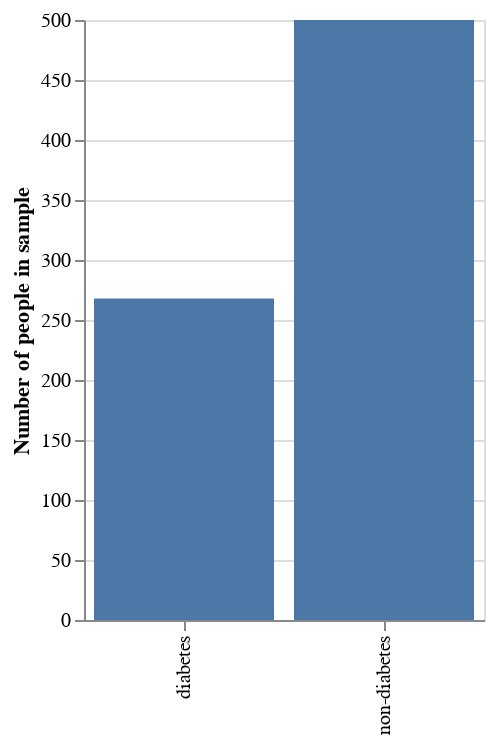

This figure's notebook cell:
### Code cell
source = pd.DataFrame({
    'a': ['diabetes', 'non-diabetes'],
    'b': [df[df["Outcome"] == 1]["Outcome"].count(), df[df["Outcome"] == 0]["Outcome"].count()]
})

alt.Chart(source).mark_bar().encode(
    alt.X("a", title=""),
    alt.Y("b", title='Number of people in sample'),
).properties(
    width=200,
    height=300
)

### Figure 1 — Vega-Lite specification as saved in the notebook (floating-point values rounded to 4 significant figures)
{"config": {"view": {"continuousWidth": 400, "continuousHeight": 300}}, "data": {"name": "data-63d64130eea2d16094f51946b155208a"}, "mark": "bar", "encoding": {"x": {"field": "a", "title": "", "type": "nominal"}, "y": {"field": "b", "title": "Number of people in sample", "type": "quantitative"}}, "height": 300, "width": 200, "$schema": "https://vega.github.io/schema/vega-lite/v4.17.0.json", "datasets": {"data-63d64130eea2d16094f51946b155208a": [{"a": "diabetes", "b": 268}, {"a": "non-diabetes", "b": 500}]}}
